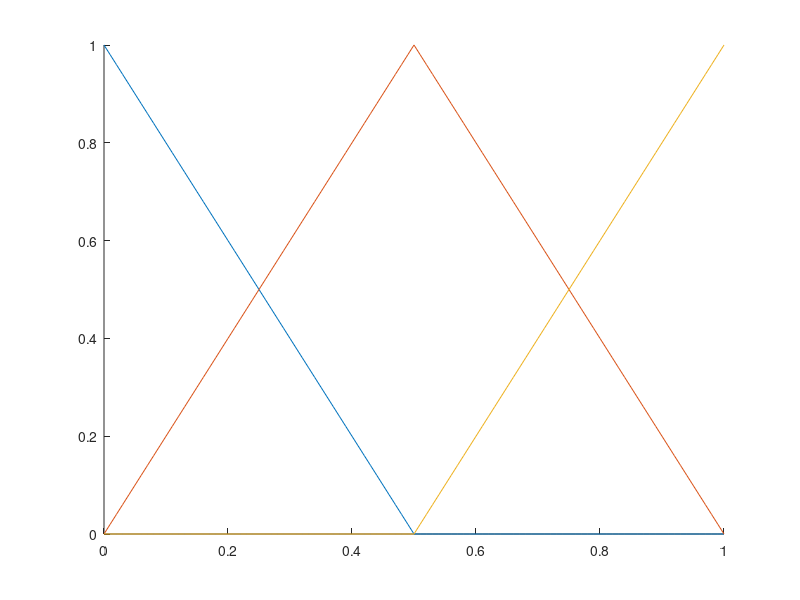

Write the MATLAB code that produced this figure. (Note: this script raises an error after producing the figure.)
%************************************
% written by Oleg Mytnyk, 2008
% testing fuzzy membership functions
%************************************
t = 0:0.01:1;

f = [];


for j=1:3

a0 = (j-1)/2-0.5;
a1 = (j-1)/2;
a2 = (j-1)/2+0.5;

for i=1:length(t) 
    x = t(i);
    if (x < a0)
        y = 0;
    else 
        if (x < a1)
            y = 2*(x-a0);
        else
            if (x < a2)
                y = 2*(a2-x);
            else
                y = 0;
            end
        end
    end
    f(j,i)=y;
end
end



hold on
plot(t,f(1,:));
plot(t,f(2,:));
plot(t,f(3,:));
hold off

Q0 = quad(@bspline_0_2,0,1)
Q1 = quad(@bspline_1_2,0,1)
Q2 = quad(@bspline_2_2,0,1)